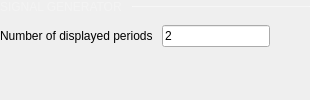
            <widget class="QWidget" name="SignalGenerator" native="true">
             <layout class="QVBoxLayout" name="verticalLayout_7">
              <property name="spacing">
               <number>-1</number>
              </property>
              <property name="leftMargin">
               <number>0</number>
              </property>
              <property name="topMargin">
               <number>0</number>
              </property>
              <property name="rightMargin">
               <number>0</number>
              </property>
              <property name="bottomMargin">
               <number>0</number>
              </property>
              <item>
               <layout class="QHBoxLayout" name="horizontalLayout_10">
                <property name="spacing">
                 <number>-1</number>
                </property>
                <property name="topMargin">
                 <number>0</number>
                </property>
                <item>
                 <widget class="QLabel" name="label_9">
                  <property name="sizePolicy">
                   <sizepolicy hsizetype="Fixed" vsizetype="Fixed">
                    <horstretch>0</horstretch>
                    <verstretch>0</verstretch>
                   </sizepolicy>
                  </property>
                  <property name="styleSheet">
                   <string notr="true">QLabel {
  font-size: 12px;
color: rgba(255, 255, 255, 70);
}</string>
                  </property>
                  <property name="text">
                   <string>SIGNAL GENERATOR </string>
                  </property>
                 </widget>
                </item>
                <item>
                 <widget class="Line" name="line_4">
                  <property name="minimumSize">
                   <size>
                    <width>0</width>
                    <height>1</height>
                   </size>
                  </property>
                  <property name="maximumSize">
                   <size>
                    <width>16777215</width>
                    <height>1</height>
                   </size>
                  </property>
                  <property name="styleSheet">
                   <string notr="true">border: 1px solid rgba(255, 255, 255, 70);</string>
                  </property>
                  <property name="orientation">
                   <enum>Qt::Horizontal</enum>
                  </property>
                 </widget>
                </item>
               </layout>
              </item>
              <item>
               <spacer name="verticalSpacer_4">
                <property name="orientation">
                 <enum>Qt::Vertical</enum>
                </property>
                <property name="sizeType">
                 <enum>QSizePolicy::Fixed</enum>
                </property>
                <property name="sizeHint" stdset="0">
                 <size>
                  <width>20</width>
                  <height>5</height>
                 </size>
                </property>
               </spacer>
              </item>
              <item>
               <layout class="QHBoxLayout" name="horizontalLayout_2">
                <property name="topMargin">
                 <number>0</number>
                </property>
                <item>
                 <widget class="QLabel" name="label_3">
                  <property name="sizePolicy">
                   <sizepolicy hsizetype="Fixed" vsizetype="Preferred">
                    <horstretch>0</horstretch>
                    <verstretch>0</verstretch>
                   </sizepolicy>
                  </property>
                  <property name="text">
                   <string>Number of displayed periods </string>
                  </property>
                 </widget>
                </item>
                <item>
                 <widget class="QLineEdit" name="sigGenNrPeriods">
                  <property name="sizePolicy">
                   <sizepolicy hsizetype="Minimum" vsizetype="Fixed">
                    <horstretch>0</horstretch>
                    <verstretch>0</verstretch>
                   </sizepolicy>
                  </property>
                  <property name="styleSheet">
                   <string notr="true">
QLineEdit[invalid=true] {
border-color: red;
color: red;
}
QLineEdit[valid=true] {
border-color: grey;
color: white;
}</string>
                  </property>
                  <property name="text">
                   <string>2</string>
                  </property>
                 </widget>
                </item>
                <item>
                 <spacer name="horizontalSpacer_2">
                  <property name="orientation">
                   <enum>Qt::Horizontal</enum>
                  </property>
                  <property name="sizeHint" stdset="0">
                   <size>
                    <width>40</width>
                    <height>20</height>
                   </size>
                  </property>
                 </spacer>
                </item>
               </layout>
              </item>
              <item>
               <spacer name="verticalSpacer_5">
                <property name="orientation">
                 <enum>Qt::Vertical</enum>
                </property>
                <property name="sizeType">
                 <enum>QSizePolicy::Expanding</enum>
                </property>
                <property name="sizeHint" stdset="0">
                 <size>
                  <width>0</width>
                  <height>0</height>
                 </size>
                </property>
               </spacer>
              </item>
             </layout>
            </widget>
